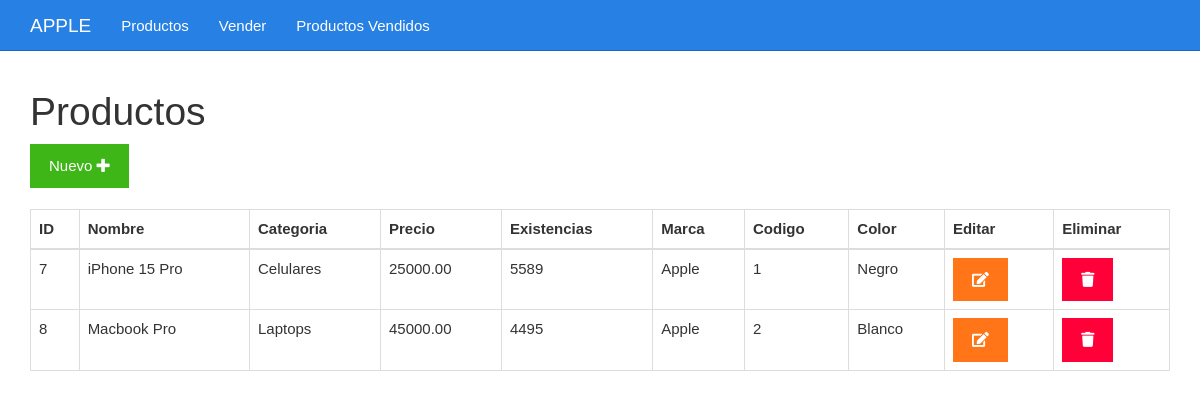
The app's page /listar.php with its own data.
### tables this page shows
CREATE TABLE `tbl_productos` (
  `id` bigint(20) UNSIGNED NOT NULL,
  `idProducto` int(10) NOT NULL,
  `nombre` varchar(30) NOT NULL,
  `categoria` varchar(255) NOT NULL,
  `precio` decimal(50,2) NOT NULL,
  `stock` int(10) NOT NULL,
  `marca` varchar(30) NOT NULL,
  `codigo` int(10) NOT NULL,
  `color` varchar(50) NOT NULL
);

### listar.php (the view)
<?php include_once "encabezado.php" ?>
<?php
include_once "base_de_datos.php";
$sentencia = $base_de_datos->query("SELECT * FROM tbl_productos;");
$productos = $sentencia->fetchAll(PDO::FETCH_OBJ);
?>
	<div class="col-xs-12">
		<h1>Productos</h1>
		<div>
			<a class="btn btn-success" href="./formulario.php">Nuevo <i class="fa fa-plus"></i></a>
		</div>
		<br>
		<table class="table table-bordered">
			<thead>
				<tr>
					<th>ID</th>
					<th>Nombre</th>
					<th>Categoria</th>
					<th>Precio</th>
					<th>Existencias</th>
					<th>Marca</th>
					<th>Codigo</th>
					<th>Color</th>
					<th>Editar</th>
					<th>Eliminar</th>
				</tr>
			</thead>
			<tbody>
				<?php foreach($productos as $producto){ ?>
				<tr>
					<td><?php echo $producto->id ?></td>
					<td><?php echo $producto->nombre ?></td>
					<td><?php echo $producto->categoria ?></td>
					<td><?php echo $producto->precio ?></td>
					<td><?php echo $producto->stock ?></td>
					<td><?php echo $producto->marca ?></td>
					<td><?php echo $producto->codigo ?></td>
					<td><?php echo $producto->color ?></td>
					<td><a class="btn btn-warning" href="<?php echo "editar.php?id=" . $producto->id?>"><i class="fa fa-edit"></i></a></td>
					<td><a class="btn btn-danger" href="<?php echo "eliminar.php?id=" . $producto->id?>"><i class="fa fa-trash"></i></a></td>
				</tr>
				<?php } ?>
			</tbody>
		</table>
	</div>
<?php include_once "pie.php" ?>

### encabezado.php (shortened to what this page needs)
<!DOCTYPE html>
<html lang="es">
<head>
	<link rel="stylesheet" href="./css/fontawesome-all.min.css">
	<link rel="stylesheet" href="./css/2.css">
	<link rel="stylesheet" href="./css/estilo.css">
</head>
<body>
	<nav class="navbar navbar-inverse navbar-fixed-top">
		<div class="container">
			<div class="navbar-header">
				<a class="navbar-brand" href="#">APPLE</a>
			</div>
			<div id="navbar" class="collapse navbar-collapse">
				<ul class="nav navbar-nav">
					<li><a href="./listar.php">Productos</a></li>
					<li><a href="./vender.php">Vender</a></li>
					<li><a href="./ventas.php">Productos Vendidos</a></li>
				</ul>
			</div>
		</div>
	</nav>
	<div class="container">
		<div class="row">

### pie.php
		</div>
	</div>
</body>
</html>

### css/estilo.css (style rules this page uses)
body { padding-top: 70px; }

### records on screen
tbl_productos: id "7", nombre "iPhone 15 Pro", categoria "Celulares", precio "25000.00", stock "5589", marca "Apple", codigo "1", color "Negro"
tbl_productos: id "8", nombre "Macbook Pro", categoria "Laptops", precio "45000.00", stock "4495", marca "Apple", codigo "2", color "Blanco"
